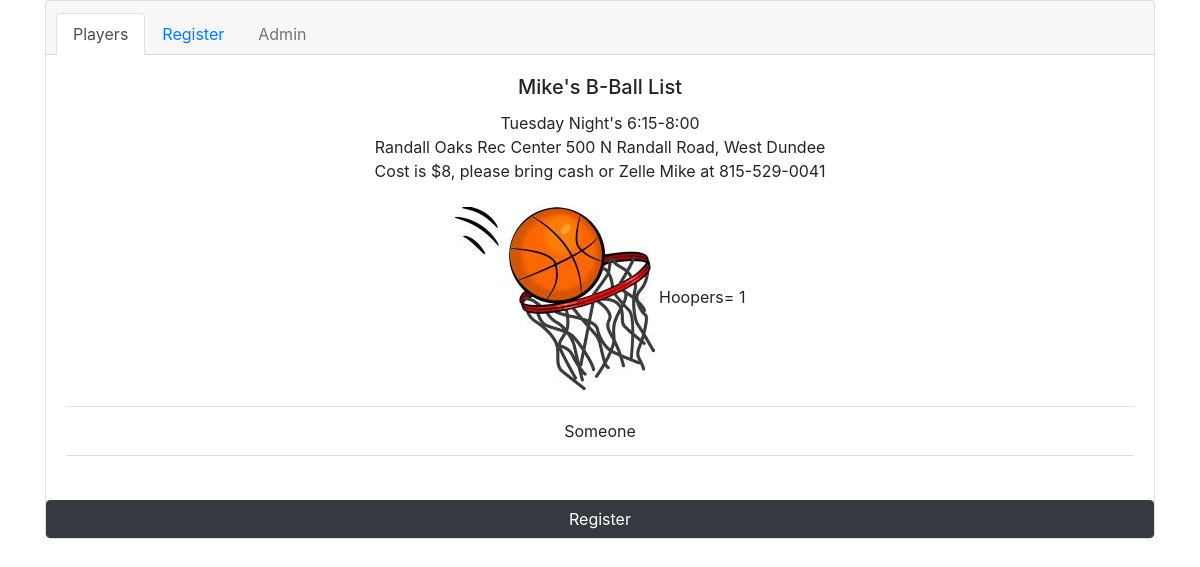
Before: / with the older database file.
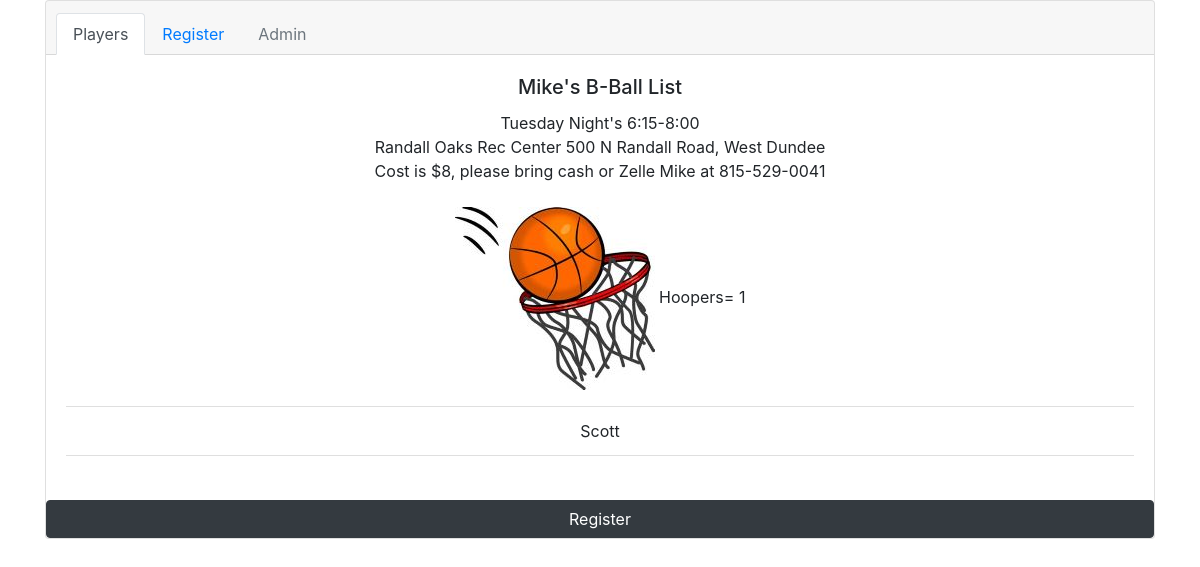
After: the same page with the newer database file.
### b_ball/models.py (models this page shows, shortened)
class Player(models.Model):
    player_name = models.CharField(max_length=30)
    player_email = models.CharField(max_length=30)
    player_cell = models.CharField(max_length=10)

### b_ball/views.py (the view)
# urls.py: path('', views.home, name='home'),
def home(request):
    players = Player.objects.all()
    count = len(players)
    return render (request,'home.html',{'players': players, 'count': count,})

### b_ball/templates/home.html (shortened to what this page needs)
{% load static %}
<!DOCTYPE html>
<html>
<head>
  <link rel="stylesheet" href="https://cdn.jsdelivr.net/npm/bootstrap@4.0.0/dist/css/bootstrap.min.css">
</head>
<body>
  <div class="container min-vh-100">
      <div class="card text-center">
        <div class="card-header">
          <ul class="nav nav-tabs card-header-tabs">
            <li class="nav-item">
              <a class="nav-link active" href="/">Players</a>
            </li>
            <li class="nav-item">
              <a class="nav-link" href="register_player/">Register</a>
            </li>
            <li class="nav-item">
              <a class="nav-link disabled" href="/login/login">Admin</a>
            </li>
          </ul>
        </div>
        <div class="card-body">
          <h5 class="card-title">Mike's B-Ball List</h5>
          <p class="card-text">
            <a> Tuesday Night's 6:15-8:00</a><br>
            <a>Randall Oaks Rec Center 500 N Randall Road, West Dundee</a><br>
            <a>Cost is $8, please bring cash or Zelle Mike at 815-529-0041</a><br><br>
            <img class="card-img-left" image src= '{% static "bball.jpg" %}' alt="image">
            <a>Hoopers= {{count}}</a></p>
            <ul class="list-group list-group-flush">
              {% for p in players %}
              <li class="list-group-item">{{p.player_name}}</li>
              {% endfor %}
            </ul>
          <br>
      </div>
        <a href="register_player/" class="btn btn-dark">Register</a>
      </div>
  </div>
</body>
</html>

Changed rows visible on the page:
removed Player: player_name "Someone"
added Player: player_name "Scott"
